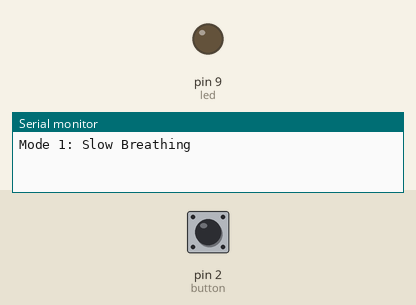
Bench run of a sketch on a simulated Arduino Uno, built with avr-gcc and run on an emulated ATmega328P. Shown: output pins drawn as LEDs (lit = HIGH), the last lines printed to the serial monitor. Inputs (shaded band) come from the test bench; at power-on: pin 2 (button) HIGH.

Above: at 6.9 s.
7.0 s: pin 2 (button) pulled LOW for 3 s
At 9.6 s:
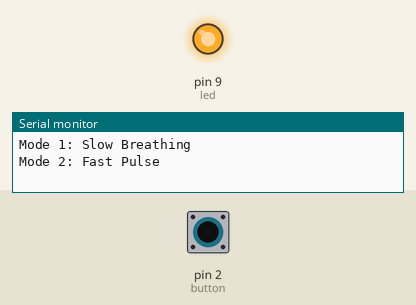
11.5 s: pin 2 (button) pulled LOW for 3 s
Timing chart, 0 to 22.0 s (numbered marks = the images above; inputs shaded):
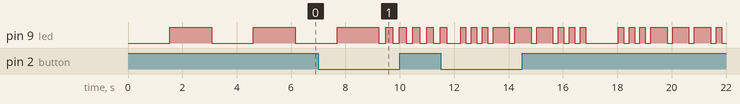

The sketch:

pwm_night_light.ino
```cpp
const int led = 9;
const int button = 2;

int mode = 0;
bool lastButtonState = HIGH;

void setup() {
  pinMode(led, OUTPUT);
  pinMode(button, INPUT_PULLUP);

  Serial.begin(9600);
  Serial.println("Mode 1: Slow Breathing");
}

void loop() {

  bool currentButton = digitalRead(button);

  if (lastButtonState == HIGH && currentButton == LOW) {

    mode++;

    if (mode > 2)
      mode = 0;

    if (mode == 0)
      Serial.println("Mode 1: Slow Breathing");

    if (mode == 1)
      Serial.println("Mode 2: Fast Pulse");

    if (mode == 2)
      Serial.println("Mode 3: SOS");

    delay(250);
  }

  lastButtonState = currentButton;

  if (mode == 0)
    slowBreathing();

  else if (mode == 1)
    fastPulse();

  else
    sosPattern();
}

void slowBreathing() {

  for (int i = 0; i <= 255; i++) {
    analogWrite(led, i);
    delay(6);
  }

  for (int i = 255; i >= 0; i--) {
    analogWrite(led, i);
    delay(6);
  }
}

void fastPulse() {

  analogWrite(led, 255);
  delay(250);

  analogWrite(led, 0);
  delay(250);
}

void sosPattern() {

  for (int i = 0; i < 3; i++) {
    analogWrite(led, 255);
    delay(200);
    analogWrite(led, 0);
    delay(200);
  }

  for (int i = 0; i < 3; i++) {
    analogWrite(led, 255);
    delay(600);
    analogWrite(led, 0);
    delay(200);
  }

  for (int i = 0; i < 3; i++) {
    analogWrite(led, 255);
    delay(200);
    analogWrite(led, 0);
    delay(200);
  }

  delay(1000);
}
```
